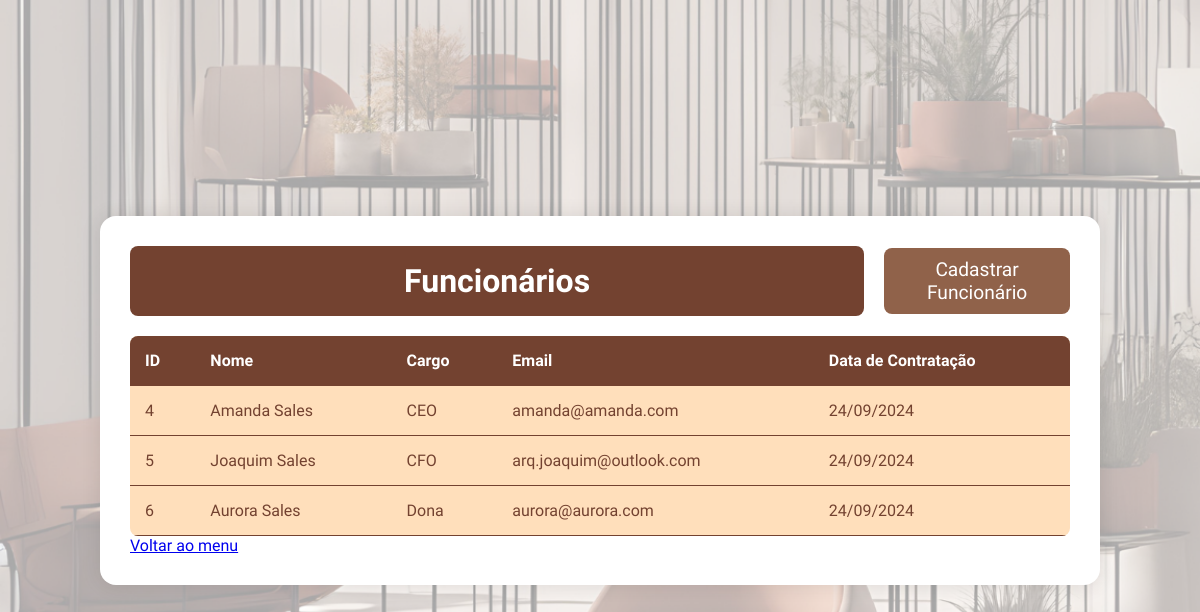
Screenshot of /lista_funcionarios/ with the database file from the repository.
### apps/funcionarios/models.py (models this page shows, shortened)
class Funcionario(models.Model):
    user = models.OneToOneField(User, on_delete=models.CASCADE)
    first_name = models.CharField(max_length=30)
    last_name = models.CharField(max_length=30)
    email = models.EmailField(max_length=100, null=True, blank=True)  # Permite nulo
    cargo = models.CharField(max_length=50)
    data_contratacao = models.DateField()

### apps/funcionarios/views.py (the view)
# urls.py: path('lista_funcionarios/', lista_funcionarios, name='lista_funcionarios'),
def lista_funcionarios(request):
    funcionarios = Funcionario.objects.all()  # Busca todos os funcionários
    return render(request, 'funcionarios/lista_funcionarios.html', {'funcionarios': funcionarios})

### templates/funcionarios/lista_funcionarios.html (shortened to what this page needs)
{% load static %}
<!DOCTYPE html>
<html lang="pt-BR">
<head>
    <link rel="stylesheet" href="{% static 'funcionarios/styles/funcionarios.css' %}">
</head>
<body>
    <div class="container">
        <header>
            <h1>Funcionários</h1>
            <a href="{% url 'cadastro_funcionario' %}" class="btn-cadastrar">Cadastrar Funcionário</a>
        </header>
        <table class="funcionarios-lista">
            <thead>
                <tr>
                    <th>ID</th>
                    <th>Nome</th>
                    <th>Cargo</th>
                    <th>Email</th>
                    <th>Data de Contratação</th>
                </tr>
            </thead>
            <tbody>
                {% for funcionario in funcionarios %}
                <tr>
                    <td>{{ funcionario.id }}</td>
                    <td>{{ funcionario.first_name }} {{ funcionario.last_name }}</td>
                    <td>{{ funcionario.cargo }}</td>
                    <td>{{ funcionario.email }}</td>
                    <td>{{ funcionario.data_contratacao|date:"d/m/Y" }}</td>
                </tr>
                {% empty %}
                <tr>
                    <td colspan="5">Nenhum funcionário encontrado.</td>
                </tr>
                {% endfor %}
            </tbody>
        </table>
        <a href="{% url 'menu_geral' %}">Voltar ao menu</a>
    </div>
</body>
</html>

### static/funcionarios/styles/funcionarios.css (style rules this page uses)
:root { --color-1: #90624A; --color-2: #fff; --color-3: #734230; --color-4: #BF8969; --color-5: #FFDFBB; }
* { margin: 0; padding: 0; box-sizing: border-box; }
body { font-family: 'Kaisei Decol', serif; background-image: url('/static/menu_geral/assets/fundo_login.png'); background-size: cover; display: flex; justify-content: center; align-items: center; padding: 20px; height: 100vh; }
.container { background-color: var(--color-2); padding: 30px; border-radius: 1rem; box-shadow: 0 0 20px rgba(0, 0, 0, 0.1); width: 100%; max-width: 1000px; }
header { display: flex; justify-content: space-between; align-items: center; margin-bottom: 20px; }
header h1 { font-size: 2rem; color: var(--color-2); background-color: var(--color-3); border-radius: 0.5rem; padding: 1rem; width: 100%; text-align: center; }
.btn-cadastrar { background-color: var(--color-1); color: var(--color-2); padding: 10px 20px; text-decoration: none; border-radius: 0.5rem; font-size: 1.2rem; transition: background-color 0.3s ease; text-align: center; display: inline-block; }
.funcionarios-lista { width: 100%; border-collapse: collapse; background-color: var(--color-5); border-radius: 0.5rem; overflow: hidden; }
.funcionarios-lista th, .funcionarios-lista td { padding: 15px; text-align: left; border-bottom: 1px solid var(--color-3); }
.funcionarios-lista th { background-color: var(--color-3); color: var(--color-2); }
.funcionarios-lista td { color: var(--color-3); }
@media (min-width: 768px) { header { flex-direction: row; } }
@media (min-width: 768px) { .btn-cadastrar { width: auto; margin-left: 20px; } }

### rows the page displays
Funcionario: id "4", first_name "Amanda", last_name "Sales", cargo "CEO", email "amanda@amanda.com", data_contratacao "24/09/2024"
Funcionario: id "5", first_name "Joaquim", last_name "Sales", cargo "CFO", email "arq.joaquim@outlook.com", data_contratacao "24/09/2024"
Funcionario: id "6", first_name "Aurora", last_name "Sales", cargo "Dona", email "aurora@aurora.com", data_contratacao "24/09/2024"
